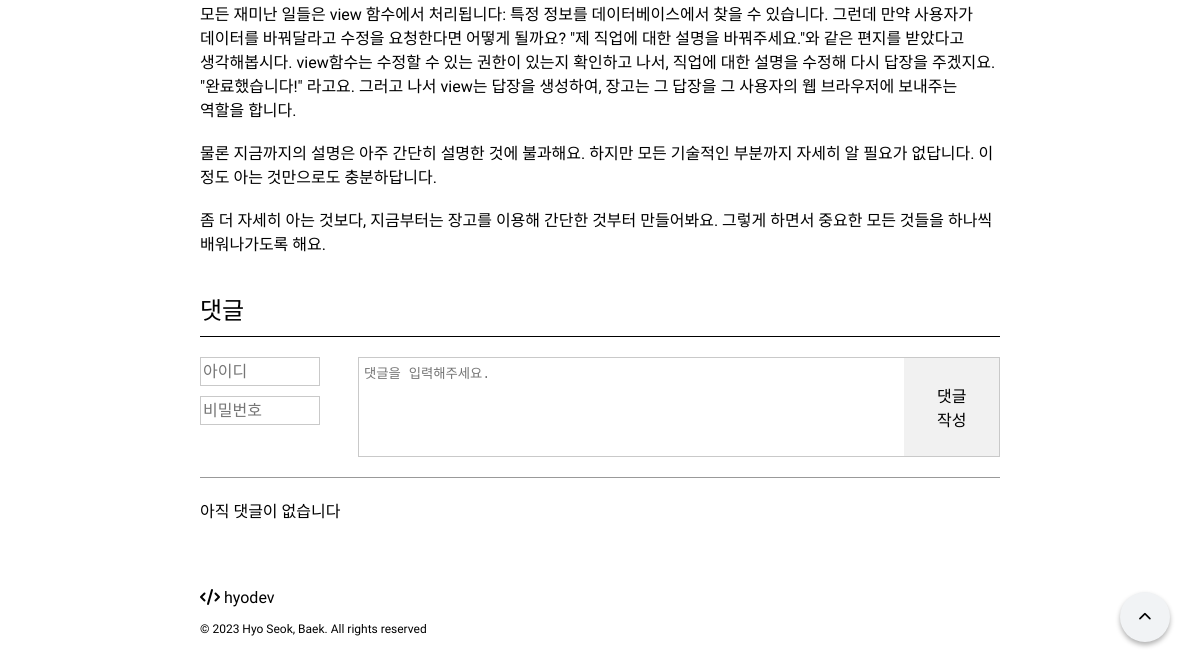
Page /posts/1/ (lower part) on the earlier database version.
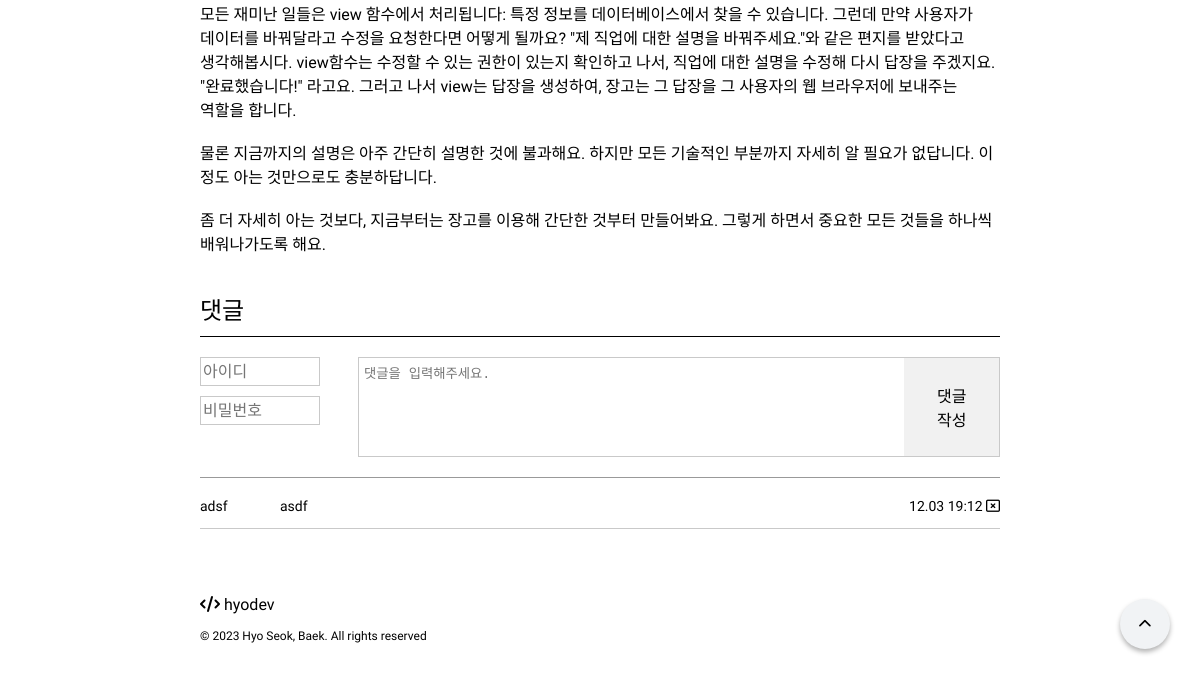
Same page on the later database version.
### mypage/models.py (models this page shows, shortened)
class Comments(models.Model):
    p = models.ForeignKey(Post, on_delete=models.CASCADE, null=True)
    c_user_id = models.CharField(max_length=20)
    c_user_pw = models.CharField(max_length=20)
    c_contents = models.TextField()
    c_created = models.DateTimeField(auto_now_add=True)
    c_updated = models.DateTimeField(auto_now=True)

### mypage/views.py (the view, shortened to what this page needs)
# urls.py: path('posts/<int:post_id>/', views.post_detail, name="posts"),
def post_detail(request, post_id):
    post = Post.objects.annotate(category_title=F('cate__cate_name')).get(id=post_id)
    categorys = Category.objects.all()
    context = {'post' : post, 'categorys' : categorys}
    return render(request, 'mypage/detail.html', context)

### config/templates/mypage/detail.html (shortened to what this page needs)
{% extends "./base.html" %}
{% load static %}
{% block detail %}
  <link rel="stylesheet" href="{% static 'css/detail.css' %}"/>
  <div class="content">
    <div class="content-text">
      <div class="post-detail">
        <p>{{post.p_contents | linebreaksbr }}</p>
      </div>
    </div>
    <div class="comment-box">
      <div class="comment-text">댓글</div>
      <form method="POST" class="comment-input">
        <div class="input-info">
          <input type="text" name="comment_id" placeholder="아이디" style="outline: none" required="required"/>
          <input type="password" name="comment_pw" placeholder="비밀번호" style="outline: none" required="required"/>
        </div>
        <div class="input-comment">
          <textarea name="comment" placeholder="댓글을 입력해주세요." style="outline: none" required="required"></textarea>
          <button type="submit">댓글<br/>작성</button>
        </div>
      </form>
      <ul class="comments">
        {% for comment in post.comments_set.all %}
          <li class="comment">
            <div style="width: 10%; font-weight: 200">
              {{comment.c_user_id}}
            </div>
            <div style="width: 70%">{{ comment.c_contents }}</div>
            <div style="width: 20%; font-weight: 200; text-align: end">
              {{comment.c_updated | date:'m.d H:m' }}
              <a href="/comment/{{comment.id}}">
                <i class="fa-regular fa-rectangle-xmark"></i>
              </a>
            </div>
          </li>
          {% empty %}
          <li class="comment-empty">아직 댓글이 없습니다</li>
        {% endfor %}
      </ul>
    </div>
  </div>
{% endblock %}

Differences in the rows shown:
added Comments: c_user_id "adsf", c_contents "asdf", c_updated "12.03 19:12"
Other differences:
text no longer shown: "아직 댓글이 없습니다"
